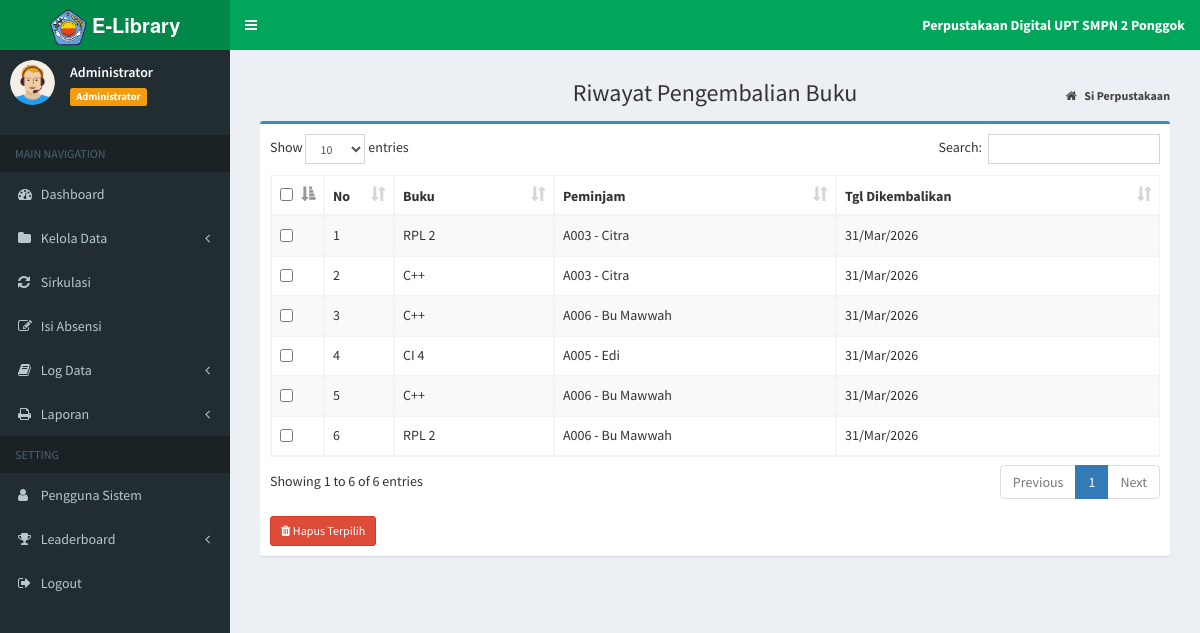
Page /?page=log_kembali (signed in) on the committed database.
### tables this page shows
CREATE TABLE `tb_sirkulasi` (
  `id_sk` varchar(20) NOT NULL,
  `id_buku` varchar(10) NOT NULL,
  `id_anggota` varchar(10) NOT NULL,
  `tgl_pinjam` date NOT NULL,
  `tgl_kembali` date NOT NULL,
  `tgl_dikembalikan` date DEFAULT NULL,
  `status` enum('PIN','KEM') NOT NULL
);

CREATE TABLE `tb_buku` (
  `id_buku` varchar(10) NOT NULL,
  `judul_buku` varchar(30) NOT NULL,
  `pengarang` varchar(30) NOT NULL,
  `penerbit` varchar(30) NOT NULL,
  `th_terbit` year NOT NULL
);

CREATE TABLE `tb_anggota` (
  `id_anggota` varchar(10) NOT NULL,
  `nama` varchar(20) NOT NULL,
  `jekel` enum('Laki-laki','Perempuan') NOT NULL,
  `kelas` varchar(50) NOT NULL,
  `no_hp` varchar(15) NOT NULL
);

### admin/log/log_kembali.php (the view, shortened to what this page needs)
<section class="content-header">
    <h1 style="text-align:center;">Riwayat Pengembalian Buku</h1>
    <ol class="breadcrumb">
        <li><a href="index.php"><i class="fa fa-home"></i> <b>Si Perpustakaan</b></a></li>
    </ol>
</section>
<section class="content">
    <div class="box box-primary">
        <div class="box-body">
            <form action="?page=hapus_log_kembali" method="POST">
                <div class="table-responsive">
                    <table id="example1" class="table table-bordered table-striped">
                        <thead>
                            <tr>
                                <th width="10px"><input type="checkbox" id="check-all"></th>
                                <th width="30px">No</th>
                                <th>Buku</th>
                                <th>Peminjam</th>
                                <th>Tgl Dikembalikan</th>
                            </tr>
                        </thead>
                        <tbody>
                            <?php
                            $no = 1;
                            $sql = $koneksi->query("SELECT s.id_sk, b.judul_buku, a.id_anggota, a.nama, s.tgl_dikembalikan
                                                  FROM tb_sirkulasi s
                                                  INNER JOIN tb_buku b ON s.id_buku = b.id_buku
                                                  INNER JOIN tb_anggota a ON s.id_anggota = a.id_anggota
                                                  WHERE s.status = 'KEM'
                                                  ORDER BY s.tgl_dikembalikan DESC");
                            while ($data = $sql->fetch_assoc()) {
                            ?>
                            <tr>
                                <td>
                                    <input type="checkbox" name="id_hapus[]" value="<?php echo $data['id_sk']; ?>" class="check-item">
                                </td>
                                <td><?php echo $no++; ?></td>
                                <td><?php echo $data['judul_buku']; ?></td>
                                <td><?php echo $data['id_anggota']; ?> - <?php echo $data['nama']; ?></td>
                                <td>
                                    <?php
                                        if (!empty($data['tgl_dikembalikan']) && $data['tgl_dikembalikan'] != '0000-00-00') {
                                            echo date("d/M/Y", strtotime($data['tgl_dikembalikan']));
                                        } else {
                                            echo '<span class="label label-danger">Data Tanggal Kosong</span>';
                                        }
                                    ?>
                                </td>
                            </tr>
                            <?php } ?>
                        </tbody>
                    </table>
                </div>
                <div style="margin-top: 10px;">
                    <button type="submit" name="btn_hapus" class="btn btn-danger btn-sm" onclick="return confirm('Hapus riwayat pengembalian yang dipilih?')">
                        <i class="fa fa-trash"></i> Hapus Terpilih
                    </button>
                </div>
            </form>
        </div>
    </div>
</section>

### rows in the picture
tb_sirkulasi: id_buku.judul_buku "RPL 2", id_anggota.id_anggota "A003", id_anggota.nama "Citra", tgl_dikembalikan "31/Mar/2026"
tb_sirkulasi: id_buku.judul_buku "C++", id_anggota.id_anggota "A003", id_anggota.nama "Citra", tgl_dikembalikan "31/Mar/2026"
tb_sirkulasi: id_buku.judul_buku "C++", id_anggota.id_anggota "A006", id_anggota.nama "Bu Mawwah", tgl_dikembalikan "31/Mar/2026"
tb_sirkulasi: id_buku.judul_buku "CI 4", id_anggota.id_anggota "A005", id_anggota.nama "Edi", tgl_dikembalikan "31/Mar/2026"
tb_sirkulasi: id_buku.judul_buku "C++", id_anggota.id_anggota "A006", id_anggota.nama "Bu Mawwah", tgl_dikembalikan "31/Mar/2026"
tb_sirkulasi: id_buku.judul_buku "RPL 2", id_anggota.id_anggota "A006", id_anggota.nama "Bu Mawwah", tgl_dikembalikan "31/Mar/2026"

### other values in the picture
$data_nama "Administrator"
$data_level "Administrator"
